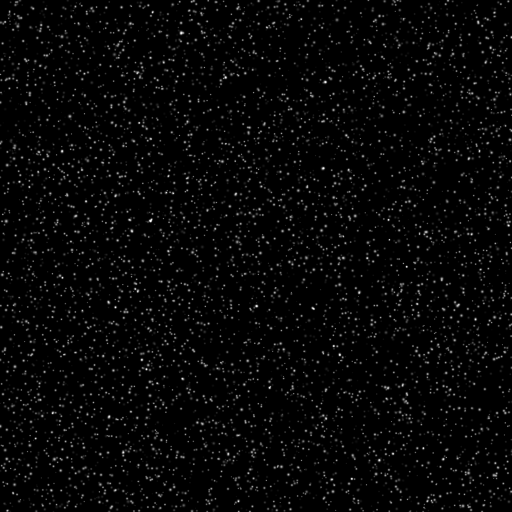
#> input picture python_programms/PIV/B005_1.tif, 512 x 512 px
$ python piv.py
#> lines starting #> are read from the running program, lines starting #| are printed output that depends on the picture
# import the standard numerical and plotting packages
import matplotlib.pyplot as plt
import numpy as np
from skimage.io import imread

#load the images
a = imread("B005_1.tif")
#> a is the input picture: shape (512, 512); min 0, max 248, mean 6.7
b = imread("B005_2.tif")
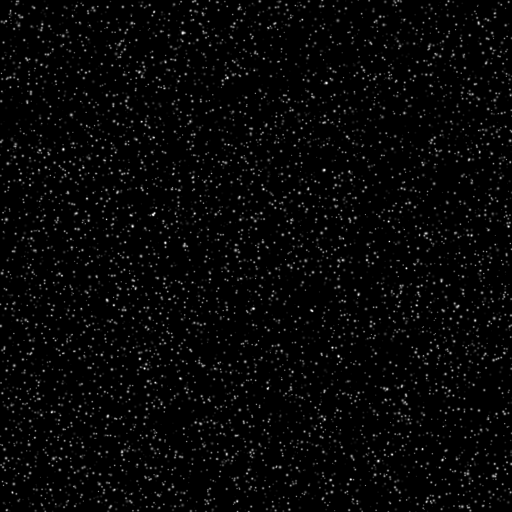
#> input picture python_programms/PIV/B005_2.tif, 512 x 512 px
#> b is the input picture: shape (512, 512); min 0, max 248, mean 6.7

fig, axs = plt.subplots(1, 2, figsize=(9, 4))
axs[0].imshow(a, cmap=plt.cm.gray)
axs[1].imshow(b, cmap=plt.cm.gray)
plt.show()
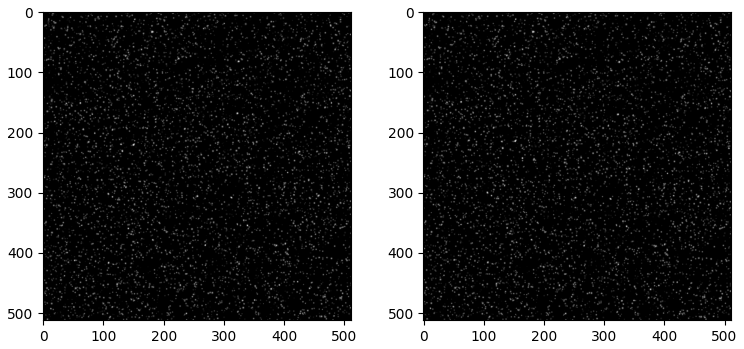
#> figure drawn by matplotlib, 2 panels

#top left windows from each image
win_size = 32

a_win = a[:win_size, :win_size].copy()
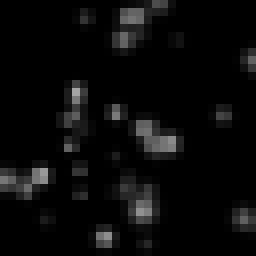
#> a_win: shape (32, 32) (shown 8 times larger); min 0, max 165, mean 10
b_win = b[:win_size, :win_size].copy()
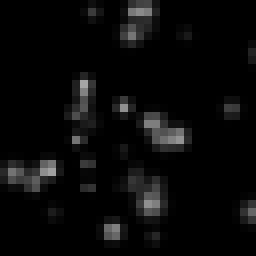
#> b_win: shape (32, 32) (shown 8 times larger); min 0, max 165, mean 9.5

fig, axs = plt.subplots(1, 2, figsize=(9, 4))
axs[0].imshow(a_win, cmap=plt.cm.gray)
axs[1].imshow(b_win, cmap=plt.cm.gray)
plt.show()

#shifting interrogation windows
fig = plt.imshow(b_win-a_win, cmap=plt.cm.gray)
plt.title("Without shift")
plt.show()
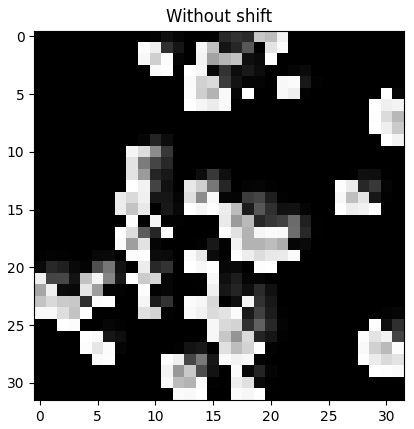
#> figure drawn by matplotlib, 1 panel

plt.imshow(b_win - np.roll(a_win, (1, 0), axis=(0, 1)), cmap=plt.cm.gray)
plt.title("Difference when A hasbeen shifted by 1 pixel")
plt.show()
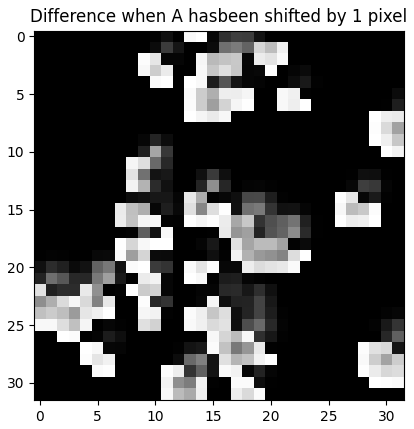
#> figure drawn by matplotlib, 1 panel
